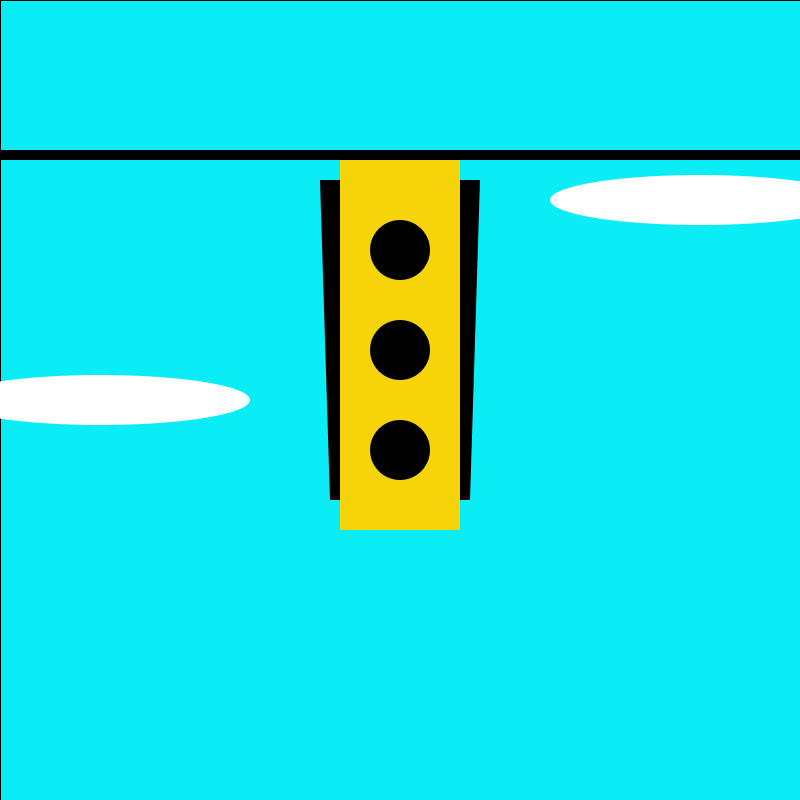
Frame 1 (no input)
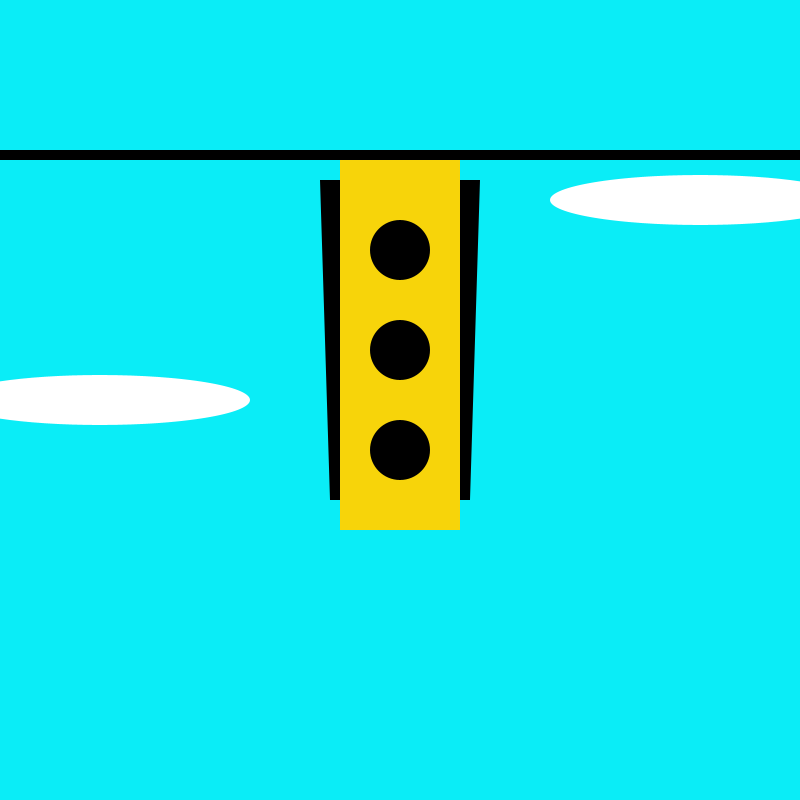
Frame 60 (the mouse pressed at the canvas centre just before this capture)
Frame 120 (the mouse held since frame 60 and released just before this capture): identical to frame 60, image omitted

The Processing sketch that drew these frames (run headless with seeded random() and noise(); from frame 60 on, the mouse is pressed at the canvas centre):

// Processing sketch: processing_149368
// ── processing_149368.pde

float x = 0;

float y = 0;

float z = 0;

float a = 0;

float b = 0;

float c = 0;

float d = 0;

float e = 0;

float f = 0;

float g = 0;

float h = 0;

float i = 0;

void setup()
{
  size(800,800);
  background(255,255,255);
}
void draw()
{
  fill(10,237,247);
  rect(0,0,800,800);
  
  fill(255,255,255);
  noStroke();
  ellipse(100,400,300,50);
  
  fill(255,255,255);
  noStroke();
  ellipse(700,200,300,50);
  
  fill(0,0,0);
  quad(320,180,480,180,470,500,330,500);
  
  fill(0,0,0);
  rect(0,150,800,10);
  
  fill(247,212,10);
  noStroke();
  rect(340,160,120,370);
  
  fill(a,b,c);
  ellipse(400,250,60,60);
  
  fill(d,e,f);
  ellipse(400,350,60,60);
  
  fill(g,h,i);
  ellipse(400,450,60,60);
  
  if (key == 'b')
  {
    if(y == 0 && z == 1)
    {
    g = 0;
    h = 0;
    i = 0;
    a = 247;
    b = 30;
    c = 10;
    z = 0;
    x = 1;
    }
  }
     
if (key == 'b')
  {
    if(z == 0 && x == 1)
    {
      a = 0;
      b = 0;
      c = 0;
      d = 243;
      e = 247;
      f = 10;
      x = 0;
      y = 1;
      
    }
  }
  
if (key == 'b')
  {
    if(x == 0 && y == 1)
    {
      d = 0;
      e = 0;
      f = 0;
      g = 21;
      h = 206;
      i = 50;
      y = 0;
      z = 1;
    }
  }
      
}
